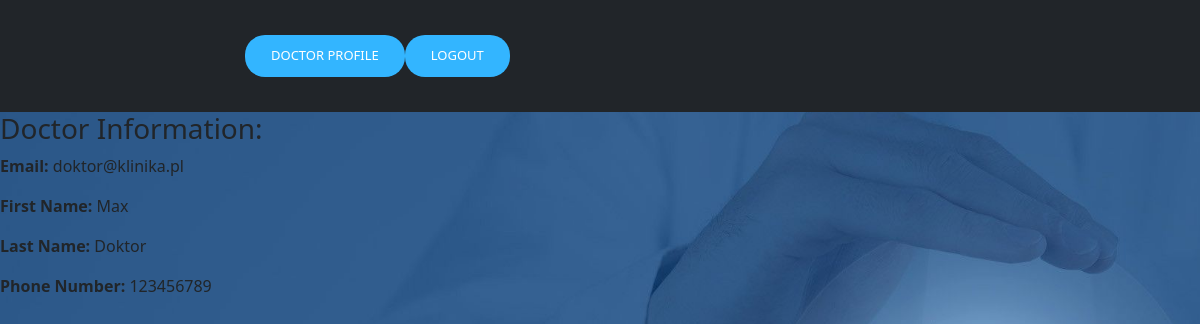
The app's page /doctor_myprofile/ (signed in) with its own data.
### users/models.py (models this page shows, shortened)
class Doctor(models.Model):
    user = models.OneToOneField(User, on_delete=models.CASCADE, related_name='doctor')
    phone_number = models.CharField(max_length=15)

### users/views.py (the view)
# urls.py: path('doctor_myprofile/', views.doctor_myprofile, name='doctor_myprofile'),
def doctor_myprofile(request):
    doctor = request.user.doctor
    return render(request, 'users/doctor_myprofile.html', {'doctor': doctor})

### users/templates/users/doctor_myprofile.html
{% extends 'users/base_doctor.html' %}
{% block content %}
  <h3>Doctor Information:</h3>
  <p><strong>Email:</strong> {{ doctor.user.email }}</p>
  <p><strong>First Name:</strong> {{ doctor.user.first_name }}</p>
  <p><strong>Last Name:</strong> {{ doctor.user.last_name }}</p>
  <p><strong>Phone Number:</strong> {{ doctor.phone_number }}</p>
{% endblock %}

### users/static/users/css/main.css (style rules this page uses)
#bg { background-repeat: no-repeat; background-size: cover; background-attachment: fixed; }
*,:after,:before { box-sizing:border-box }
body { font: 100% / 1.414 "Open Sans", "Roboto", arial, sans-serif; background: #e9e9e9; }

### records on screen
Doctor: user.email "doktor@klinika.pl", user.first_name "Max", user.last_name "Doktor", phone_number "123456789"
